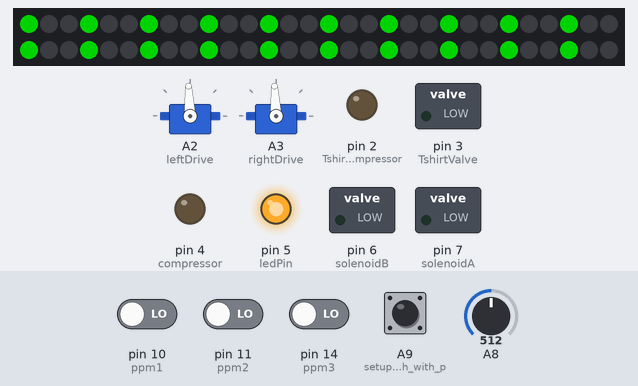
A sketch run on a simulated Arduino Mega 2560, built with avr-gcc and run on an emulated ATmega2560. Parts: 60 RGB LEDs in strip order, left to right, continuing on the next row, 2 × servo, switched loads named in the sketch (green lamp = pin HIGH), output pins drawn as LEDs (lit = HIGH). Inputs (shaded band) come from the test bench; at power-on: A9 (setup_60psi_switch_with_p) HIGH, pin 10 (ppm1), pin 11 (ppm2), pin 14 (ppm3) LOW, A8 = 512. Dim RGB values are drawn brighter than linear; what the sketch prints to the serial monitor is not drawn.

Above: at 1.28 s.
1.3 s: A8 set to 47
4.3 s: A8 set to 41
At 7.23 s:
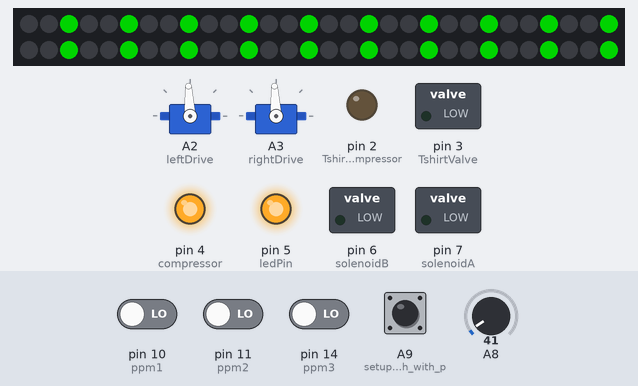
7.3 s: A8 set to 80
At 7.7 s:
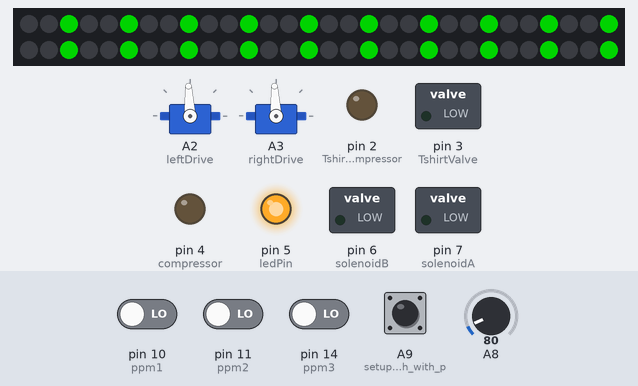
8.8 s: A8 set to 35
At 21.2 s:
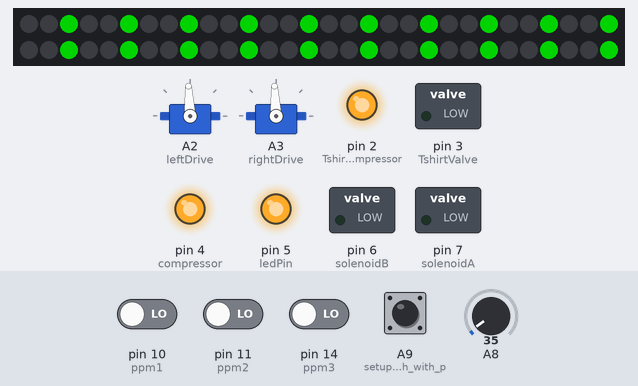
Timing chart, 0 to 21.5 s (numbered marks = the images above; inputs shaded):
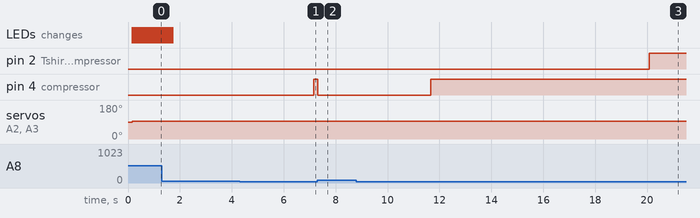

Measured:
- the behaviour switches between 45 and 44 on A8 (found by bisection; images 0 and 1)
- after the input at 4.3 s, pin 4 (compressor): LOW → HIGH after 2.9 s
- after the input at 7.3 s, pin 4 (compressor): HIGH → LOW at once
- after the input at 8.8 s, pin 4 (compressor): LOW → HIGH after 2.9 s

The sketch:

FullTShirtAllRC_Controlled.ino
```cpp
//////////////////////////////////////////////////////////////////////////////////////////
//   Lights Setup
//   Control Pin is 12
//   Relay Pin is 5
///////////////////////////////////////////////////////////////////////////////////
#include <Adafruit_NeoPixel.h>
#define PIN 12
#define ledPin 5

// Parameter 1 = number of pixels in strip
// Parameter 2 = Arduino pin number (most are valid)
// Parameter 3 = pixel type flags, add together as needed:
//   NEO_KHZ800  800 KHz bitstream (most NeoPixel products w/WS2812 LEDs)
//   NEO_KHZ400  400 KHz (classic 'v1' (not v2) FLORA pixels, WS2811 drivers)
//   NEO_GRB     Pixels are wired for GRB bitstream (most NeoPixel products)
//   NEO_RGB     Pixels are wired for RGB bitstream (v1 FLORA pixels, not v2)
Adafruit_NeoPixel strip = Adafruit_NeoPixel(60, PIN, NEO_GRB + NEO_KHZ800);
boolean changeToGreen = true;

////////////////////////////////////////////////////////////////////////////////////////////
// Read PPM signals from 2 channels of an RC reciever and convert the values to motor power
// DP 10 and 11 are inputs from the R/C receiver.
// DP 10 is connected to Left Y Joystick, #3 on R/C receiver
// DP 11 is connected to Right Y Joystick, #2 on R/C receiver
// For reference, #1 on R/C receiver is right joystick X, #4 is left joystick X, #5 is NC
#include <Servo.h>
int ppm1 = 10;
int ppm2 = 11;

int servo1Value;  //ppm signal from DP10
int servo2Value;  //ppm signal from DP11
int deadband = 75;

Servo leftDrive;
Servo rightDrive;

////////////////////////////////////////////////////////////////////////////////////
//  Solenoids wired via spiker relay to Mega pins 6, 7
//  T-shirt valve wired via wired via spiker relay to Mega pin 3
//  Lift compressor wired via spiker relay to Mega pin 4
//  T-shirt compressor wired via spiker relay to Mega pin 2
//  60 psi switch wired to A9
//  110 psi switch wired to A8
//
/////////////////////////////////////////////////////////////////////////////////

int solenoidB = 6;
int solenoidA = 7;
int compressor = 4;
int TshirtCompressor = 2;
int TshirtValve = 3;

int incomingByte = 0;   // for incoming serial data
int sixtyPsiPressureSwitchReading = 0;
int oneTenPsiPressureSwitchReading = 0;
unsigned long sixtyPsiLowPressureTime = 0;     // last time in mSec that we got a low pressure reading from the 60 psi sensor
unsigned long oneTenPsiLowPressureTime = 0;    // last time in mSec that we got a low pressure reading from the 110 psi sensor
unsigned long sixtyWaitTimeAfterLowPressure = 20000; // Recharge delay in mSec after we drop below required pressure
unsigned long oneTenWaitTimeAfterLowPressure = 3000; // Recharge delay in mSec after we drop below required pressure

///////////////////////////////////////////////////////////////////////////////////////////
//
//  Firing Setup:  RC Workaround Till Raspberry Pi is Working
//
//  RC Receiver Right Joystick (#1) is wired to 14
//  LiftToggleCounter will count up when the Right Joystick is pressed all the way RIGHT
//  FireCounter will count up when the Right Joystick is pressed all the way LEFT
//  These two counters will be used to trip when they exceed the CounterThreshold Variable
/////////////////////////////////////////////////////////////////////////////
int ppm3 = 14;
int FireOrLiftValue;
int LiftToggleCounter = 0;
int FireCounter = 0;
int CounterThreshold = 70;
boolean lifted = false;

/////////////////////////////////////////SETUP/////////////////////////////////////
void setup() {

  Serial.begin(38400);

  // Setup Relay Control for LEDs
  pinMode(ledPin, OUTPUT);  // turn on Spike Relay to lights
  digitalWrite(ledPin, HIGH);

  // Setup LEDs
  strip.begin();
  strip.show(); // Initialize all pixels to 'off'

  //PPM inputs from RC receiver
  pinMode(ppm1, INPUT);
  pinMode(ppm2, INPUT);
  pinMode(ppm3, INPUT);

  //PPM Outputs to Sabertooth: Left to A2, Right to A3... On Sabertooth, connect A2 to S1 and A3 to S2
  leftDrive.attach(A2);
  rightDrive.attach(A3);

  // Setup pins for Pneumatics
  pinMode(solenoidA, OUTPUT);
  pinMode(solenoidB, OUTPUT);
  pinMode(compressor, OUTPUT);
  pinMode(TshirtCompressor, OUTPUT);
  pinMode(TshirtValve, OUTPUT);
  pinMode(A9, INPUT);   // setup 60psi switch with pullup resistor
  digitalWrite(A9, HIGH);
  digitalWrite(TshirtCompressor, LOW);
  digitalWrite(solenoidA, LOW);
  digitalWrite(solenoidB, LOW);
  digitalWrite(compressor, LOW);
  digitalWrite(TshirtValve, LOW);

  // Print Serial Directions
  Serial.println("Press 1 for Fire");
  Serial.println("Press A for Lift");
  Serial.println("Press B for Lower");

}


//////////////////////////////DRIVING FUNCTIONS/////////////////////////////////////////
void pulse()  // READ PULSES FROM RC RECEIVER, CHECK IF THEY ARE VALID
{
  servo1Value = pulseIn(ppm1, HIGH, 50000);
  servo2Value = pulseIn(ppm2, HIGH, 50000);
  FireOrLiftValue = pulseIn(ppm3, HIGH, 50000);
}

void drive(int leftDrivePPM, int rightDrivePPM, int deadband)
{
  if(leftDrivePPM > 1000 && leftDrivePPM < 2000)
  {
    int leftDrivePower = abs(leftDrivePPM-1500) > deadband ? leftDrivePPM : 1500;  //microsecond pulses to be sent to Sabertooth
    leftDrive.writeMicroseconds(leftDrivePower);
  }
  else leftDrive.writeMicroseconds(1500);  // stop is no valid ppm signal

  if(rightDrivePPM > 1000 && rightDrivePPM < 2000)
  {
    int rightDrivePower = abs(rightDrivePPM-1500) > deadband ? rightDrivePPM : 1500;
    rightDrive.writeMicroseconds(rightDrivePower);
  }
  else rightDrive.writeMicroseconds(1500);
}


///////////////////////////////PNEUMATIC FUNCTIONS////////////////////////////////////////////////////
void LiftCompressorFeedbackLoop()
{
  oneTenPsiPressureSwitchReading = analogRead(A8);

  //FEEDBACK LOOP FOR PNEUMATIC LIFT
  unsigned long oneTemPsiWaitTime = millis() - oneTenPsiLowPressureTime;
  if(oneTenPsiPressureSwitchReading < 45)
  {
    // Need to recharge, but wait a preset period before we do
    if(oneTemPsiWaitTime > oneTenWaitTimeAfterLowPressure)
    {
      digitalWrite(compressor, HIGH);
    }
  }
  else
  {
    //Shut off pump
    digitalWrite(compressor, LOW);
    oneTenPsiLowPressureTime = millis();
  }
}


void TshirtCompressorFeedbackLoop()
{
  sixtyPsiPressureSwitchReading = digitalRead(A9);
  //FEEDBACK LOOP FOR T-SHIRT CANNON PRESSURE
  // Once the pressure drops below 60 Psi, wait a preset
  // period of time before we recharge to create some
  // hysteresis
  unsigned long sixtyPsiWaitTime = millis() - sixtyPsiLowPressureTime;
  if(sixtyPsiPressureSwitchReading)
  {
    // Need to recharge, but wait a preset period before we do
    if(sixtyPsiWaitTime > sixtyWaitTimeAfterLowPressure)
    {
      digitalWrite(TshirtCompressor, HIGH);
    }
  }
  else
  {
    digitalWrite(TshirtCompressor, LOW);
    sixtyPsiLowPressureTime = millis();
  }
}

////////////////////////////////////Pneumatic Actuating Functions////////////////////////////////////////////////////////
void setCounters()
{
  if(FireOrLiftValue > 1000 && FireOrLiftValue < 2000)
  {
    if(FireOrLiftValue < 1100)
    {
      ++LiftToggleCounter;
    }
    else if(FireOrLiftValue > 1800)
    {
      ++FireCounter;
    }
  }
}

void checkCounters()
{
  if(LiftToggleCounter > CounterThreshold)
  {
    theaterChase(strip.Color(127,   0,   0), 50); // Red
    if(lifted)
    {
      digitalWrite(solenoidA, HIGH);
      digitalWrite(solenoidB, LOW);
    }
    else
    {
      digitalWrite(solenoidA, LOW);
      digitalWrite(solenoidB, HIGH);
    }
    lifted = !lifted;
    delay(2000);
    changeToGreen = true;
    LiftToggleCounter = 0;
  }

  if(FireCounter > CounterThreshold)
  {
    theaterChase(strip.Color(127, 127, 127), 50); // White
    digitalWrite(TshirtValve, HIGH);
    delay(500);
    digitalWrite(TshirtValve, LOW);
    changeToGreen = true;
    FireCounter = 0;
  }
}


//////////////////////////////////LIGHT FUNCTIONS/////////////////////////////////////////////////////
void colorWipe(uint32_t c, uint8_t wait) {
  for(uint16_t i=0; i<strip.numPixels(); i++) {
      strip.setPixelColor(i, c);
      strip.show();
      delay(wait);
  }
}

//Theatre-style crawling lights.
void theaterChase(uint32_t c, uint8_t wait) {
  for (int j=0; j<10; j++) {  //do 10 cycles of chasing
    for (int q=0; q < 3; q++) {
      for (int i=0; i < strip.numPixels(); i=i+3) {
        strip.setPixelColor(i+q, c);    //turn every third pixel on
      }
      strip.show();

      delay(wait);

      for (int i=0; i < strip.numPixels(); i=i+3) {
        strip.setPixelColor(i+q, 0);        //turn every third pixel off
      }
    }
  }
}


///////////////////////////////////////////LOOP///////////////////////////////////////////////////////////
void loop()
{

  pulse(); // gather pulses from the R/C
  drive(servo1Value, servo2Value, deadband);
  TshirtCompressorFeedbackLoop();
  LiftCompressorFeedbackLoop();
  setCounters();
  checkCounters();
  if(changeToGreen)
  {
    theaterChase(strip.Color(  0,   127, 0), 50); // Green
    changeToGreen = false;
  }
}
```
